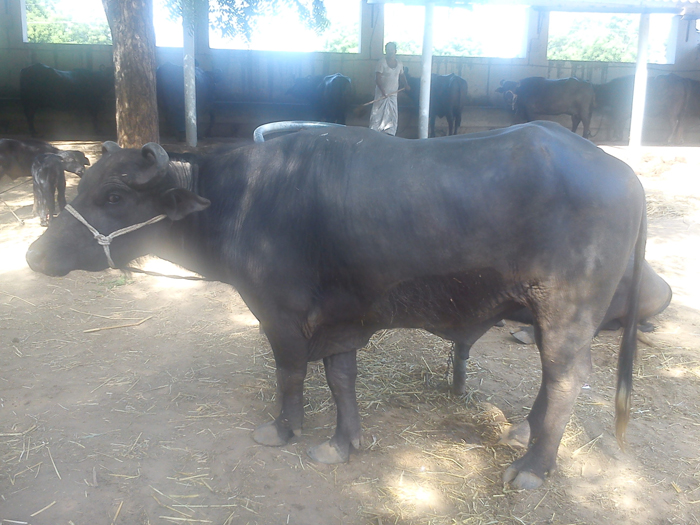
#> input picture dataset/buffalo/banni/1.jpg, 700 x 525 px, found by its file name; its folder holds only this picture in this run
$ python preprocess.py
#> lines starting #> are read from the running program, lines starting #| are printed output that depends on the picture

import cv2
import numpy as np

# Fixed dimension for standardizing input vectors
IMAGE_SIZE = (128, 128)

def load_and_preprocess_image(image_path, target_size=IMAGE_SIZE):
    """
    Preprocesses a single image for feature extraction:
    1. Reads image from path.
    2. Resizes to fixed target dimensions.
    3. Converts to BGR->RGB (for Color Histogram).
    4. Converts to Grayscale (for HOG and LBP).
    5. Applies Gaussian Blur for light noise reduction.

    Returns:
        tuple: (processed_gray_img, processed_rgb_img) or (None, None) if corrupt.
    """
#> called with image_path = 'dataset/buffalo/banni/1.jpg', target_size = (128, 128)
    # 1. Read image from disk
    img_bgr = cv2.imread(str(image_path))
#> img_bgr is the input picture: shape (525, 700, 3); mean B, G, R 148.7, 147.7, 144.6
    if img_bgr is None or img_bgr.size == 0:
        return None, None

    # 2. Resize to fixed target dimension
    resized_bgr = cv2.resize(img_bgr, target_size, interpolation=cv2.INTER_AREA)
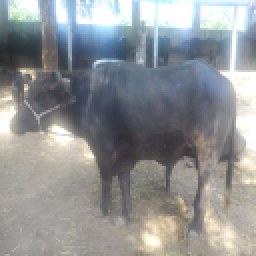
#> resized_bgr: shape (128, 128, 3) (shown 2 times larger); mean B, G, R 148.7, 147.7, 144.6

    # 3. Convert to RGB for Color Histogram
    img_rgb = cv2.cvtColor(resized_bgr, cv2.COLOR_BGR2RGB)

    # 4. Convert to Grayscale for HOG & LBP
    img_gray = cv2.cvtColor(resized_bgr, cv2.COLOR_BGR2GRAY)
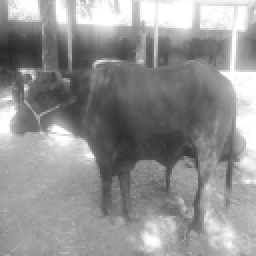
#> img_gray: shape (128, 128) (shown 2 times larger); min 40, max 255, mean 146.9

    # 5. Noise reduction using 3x3 Gaussian Blur
    img_gray_blurred = cv2.GaussianBlur(img_gray, (3, 3), 0)

    return img_gray_blurred, img_rgb

if __name__ == "__main__":
    # Test run on a sample image from the dataset
    import os
    sample_img_path = os.path.join("dataset", "buffalo", "banni")

    if os.path.exists(sample_img_path):
        sample_files = os.listdir(sample_img_path)
        if sample_files:
            test_file = os.path.join(sample_img_path, sample_files[0])
            gray, rgb = load_and_preprocess_image(test_file)
            if gray is not None:
                print(f"✅ Preprocessing functional!")
                print(f"Grayscale image shape : {gray.shape}")
#| Grayscale image shape : (128, 128)
                print(f"RGB image shape       : {rgb.shape}")
#| RGB image shape       : (128, 128, 3)

$ run again, on dataset/buffalo/banni/8x4-banni-5.jpg
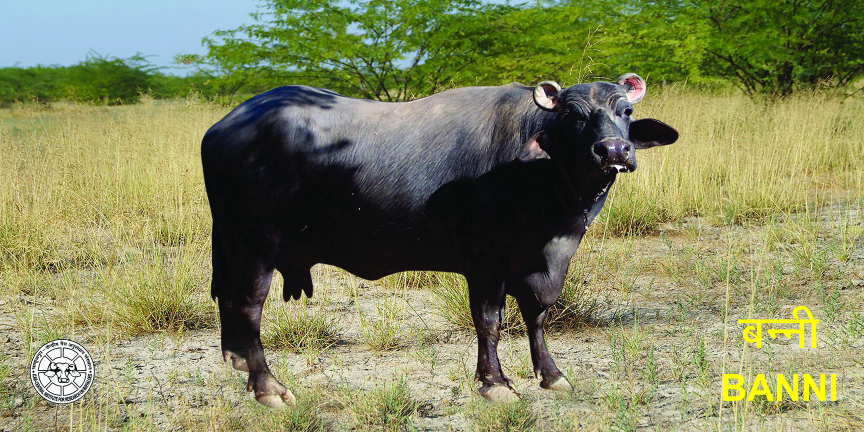
#> input picture dataset/buffalo/banni/8x4-banni-5.jpg, 1728 x 864 px, found by its file name (shown at 1/2 size)
#> in load_and_preprocess_image, img_bgr is the input picture: shape (864, 1728, 3); mean B, G, R 92.6, 133.7, 129.8
#> in load_and_preprocess_image, `resized_bgr = cv2.resize(img_bgr, target_size, interpolation=cv2.INTER..`:
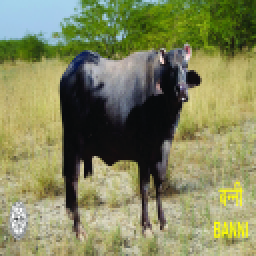
#> resized_bgr: shape (128, 128, 3) (shown 2 times larger); mean B, G, R 92.6, 133.7, 129.8
#> in load_and_preprocess_image, `img_gray_blurred = cv2.GaussianBlur(img_gray, (3, 3), 0)`:
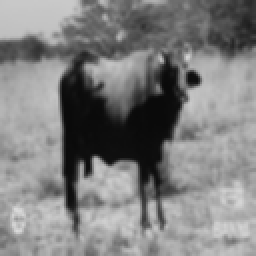
#> img_gray_blurred: shape (128, 128) (shown 2 times larger); min 9, max 218, mean 127.9
#| Grayscale image shape : (128, 128)
#| RGB image shape       : (128, 128, 3)

$ run again, on dataset/buffalo/banni/buffalo-1-1751204996.jpg
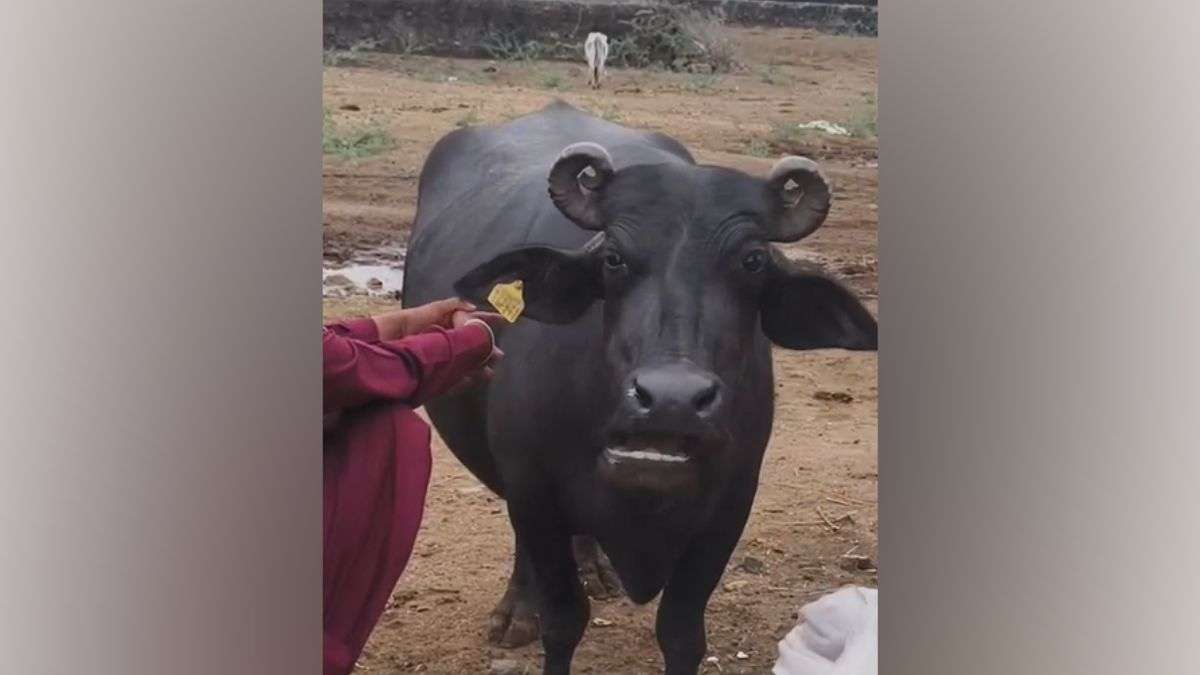
#> input picture dataset/buffalo/banni/buffalo-1-1751204996.jpg, 1200 x 675 px, found by its file name
#> in load_and_preprocess_image, img_bgr is the input picture: shape (675, 1200, 3); mean B, G, R 115.8, 118, 130.2
#> in load_and_preprocess_image, `resized_bgr = cv2.resize(img_bgr, target_size, interpolation=cv2.INTER..`:
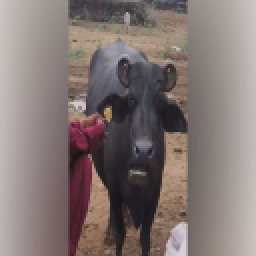
#> resized_bgr: shape (128, 128, 3) (shown 2 times larger); mean B, G, R 115.8, 118, 130.2
#> in load_and_preprocess_image, `img_gray = cv2.cvtColor(resized_bgr, cv2.COLOR_BGR2GRAY)`:
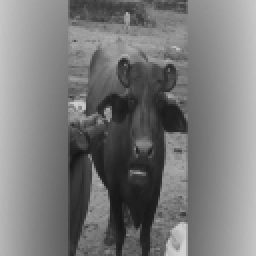
#> img_gray: shape (128, 128) (shown 2 times larger); min 21, max 211, mean 121.3
#| Grayscale image shape : (128, 128)
#| RGB image shape       : (128, 128, 3)

$ run again, on dataset/buffalo/banni/1280px-Water_buffalo_bull-_near_Mehsana-_Gujarat-_India-_3.jpg
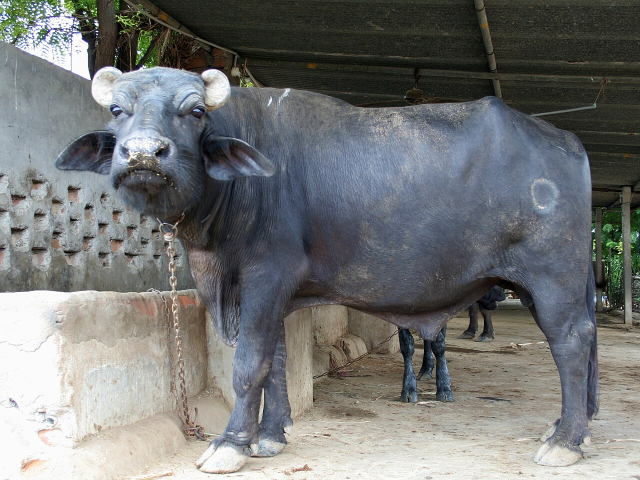
#> input picture dataset/buffalo/banni/1280px-Water_buffalo_bull-_near_Mehsana-_Gujarat-_India-_3.jpg, 1280 x 960 px, found by its file name (shown at 1/2 size)
#> in load_and_preprocess_image, img_bgr is the input picture: shape (960, 1280, 3); mean B, G, R 116.8, 117.6, 116
#> in load_and_preprocess_image, `resized_bgr = cv2.resize(img_bgr, target_size, interpolation=cv2.INTER..`:
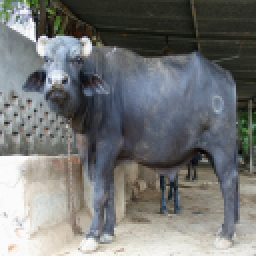
#> resized_bgr: shape (128, 128, 3) (shown 2 times larger); mean B, G, R 116.8, 117.6, 116
#> in load_and_preprocess_image, `img_gray_blurred = cv2.GaussianBlur(img_gray, (3, 3), 0)`:
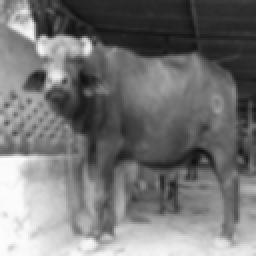
#> img_gray_blurred: shape (128, 128) (shown 2 times larger); min 17, max 251, mean 117.1
#| Grayscale image shape : (128, 128)
#| RGB image shape       : (128, 128, 3)
